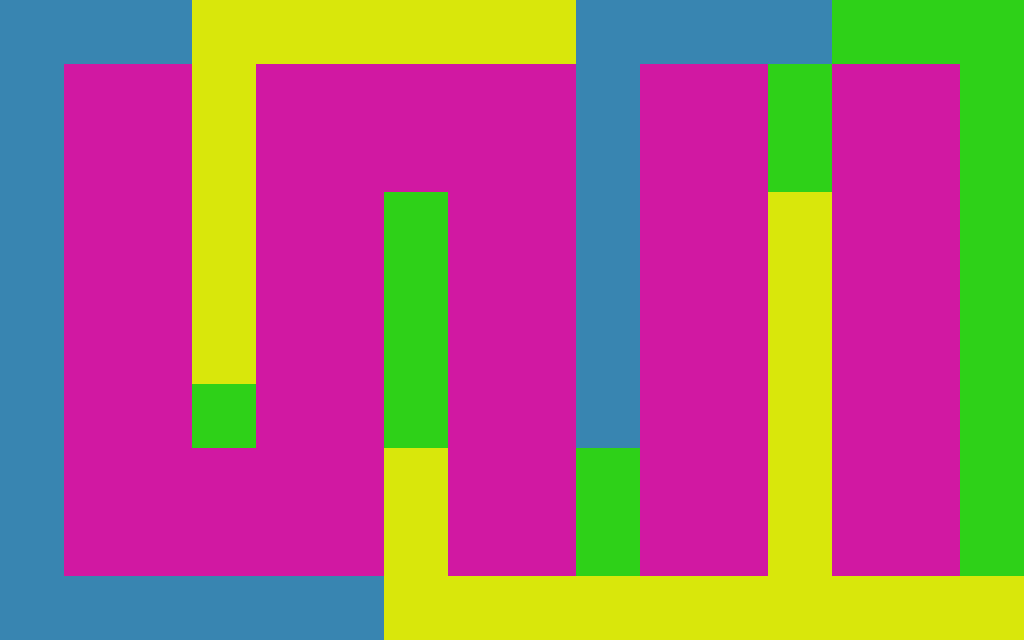

The image is a tile-based game level rendered from a .tmx file. Its description and source (layers, tilesets, objects; grid data summarised) follow:
An orthogonal 16x10 tile map with 64x64 px tiles, 4 tile layers (Tile Layer 1, Tile Layer 2, Tile Layer 3, Tile Layer 4).

<map version="1.0" orientation="orthogonal" renderorder="right-down" width="16" height="10" tilewidth="64" tileheight="64">
 <properties>
  <property name="maxMoves" value="4" />
 </properties>
 <tileset firstgid="1" name="tiles" tilewidth="64" tileheight="64">
  <image source="tiles.jpg" width="640" height="128" />
 </tileset>
 <layer name="Tile Layer 1" width="16" height="10">
  <data>[160 cells, 84 non-empty, 1 distinct tile ids]</data>
 </layer>
 <layer name="Tile Layer 2" width="16" height="10">
  <data>[160 cells, 20 non-empty, 1 distinct tile ids]</data>
 </layer>
 <layer name="Tile Layer 3" width="16" height="10">
  <data>[160 cells, 27 non-empty, 1 distinct tile ids]</data>
 </layer>
 <layer name="Tile Layer 4" width="16" height="10">
  <data>[160 cells, 29 non-empty, 1 distinct tile ids]</data>
 </layer>
</map>
